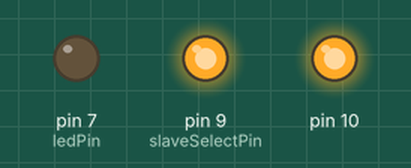
This sketch was run on a simulated Arduino Uno, built with avr-gcc and run on an emulated ATmega328P. Shown: output pins drawn as LEDs (lit = HIGH).

Above: at 0.1 s.
Timing chart, 0 to 1.6 s (numbered marks = the images above):
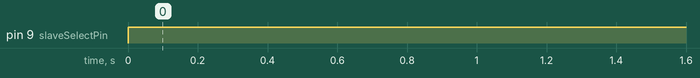

Measured:
- by itself, pin 9 (slaveSelectPin): LOW → HIGH at 0.00 s

The sketch:

sketch_mar1a.ino
```cpp
#include <SPI.h>

// Define pin connections & motor's steps per revolution


volatile int SPI_flag=0;
volatile int SPI_receive=0 ;


/*******************************************SPI GLOBAL VARIABLE*************************************************/
uint8_t Data_2_ToSend = 100;
uint8_t  Data_1_ToSend = 200;
/*************************************************************************************************************/

// Define pin numbers
//const int switchPin = PIN_A0; // Pin connected to the switch
const int ledPin = 7;   // Pin connected to the LED

// SPI settings
const int slaveSelectPin = 9; // Pin connected to the slave select (SS) of the SPI device

void setup() {
  // Initialize SPI
  SPI.begin();
  //SPISettings(7000000, MSBFIRST, SPI_MODE0);
  pinMode(slaveSelectPin, OUTPUT);

  // Set up switch and LED
//  pinMode(switchPin, INPUT_PULLUP); // Enable internal pull-up resistor
  pinMode(ledPin, OUTPUT);

  // Turn off LED initially
  digitalWrite(ledPin, LOW);
}

void loop() {
  // Check if the switch is pressed

    // Send "200" via SPI
    sendSPI(Data_1_ToSend);
    delay(500); // it is necessary for spi double sending
    sendSPI(100);

    // Turn on LED
    //digitalWrite(ledPin, HIGH);

    // Delay to debounce the switch
    //delay(300);


    // Turn off LED if the switch is not pressed
    //digitalWrite(ledPin, LOW);
    //delay(300);
}

// Function to send data via SPI
void sendSPI(uint8_t data)
 {
  digitalWrite(slaveSelectPin, LOW); // Select the slave device

  // Send data over SPI
  SPI.transfer(data);
  //SPI.transfer(data >> 8); // Send the most significant byte
  //SPI.transfer(data & 0xFF); // Send the least significant byte

  digitalWrite(slaveSelectPin, HIGH); // Deselect the slave device
}
/******************************************************SPI ISR****************************************/


/******************************************************SPI ISR END*************************************/
```
